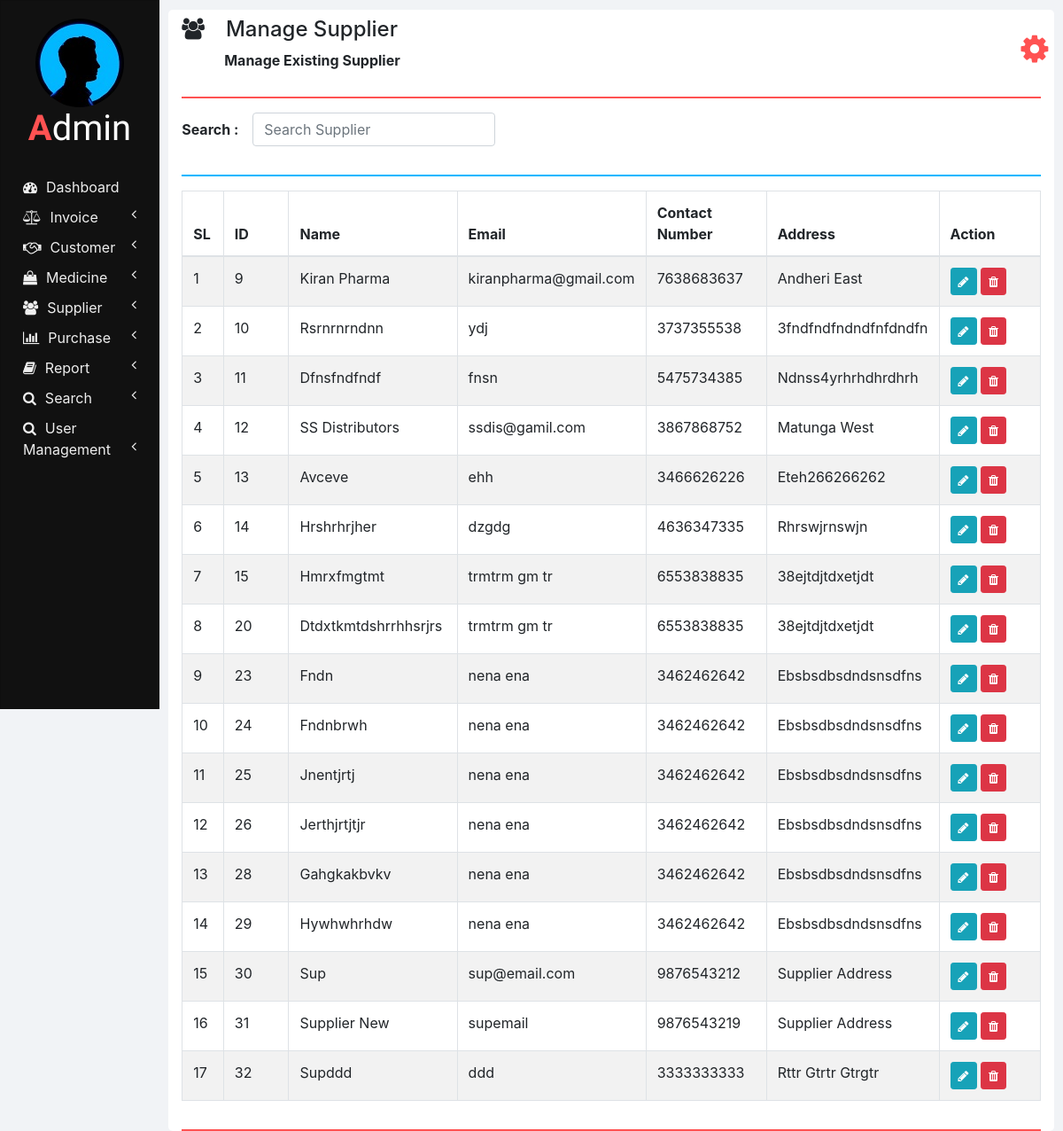
Screenshot of /manage_supplier.php (signed in) with the database file from the repository.
### tables this page shows
CREATE TABLE `suppliers` (
  `ID` int(11) NOT NULL,
  `NAME` varchar(100) NOT NULL,
  `EMAIL` varchar(100) NOT NULL,
  `CONTACT_NUMBER` varchar(10) NOT NULL,
  `ADDRESS` varchar(100) NOT NULL
);

### php/manage_supplier.php (the view, shortened to what this page needs)
<?php
  function showSuppliers($id) {
    require "db_connection.php";
    if($con) {
      $seq_no = 0;
      $query = "SELECT * FROM suppliers";
      $result = mysqli_query($con, $query);
      while($row = mysqli_fetch_array($result)) {
        $seq_no++;
        if($row['ID'] == $id)
          showEditOptionsRow($seq_no, $row);
        else
          showSupplierRow($seq_no, $row);
      }
    }
  }
  function showSupplierRow($seq_no, $row) {
    ?>
    <tr>
      <td><?php echo $seq_no; ?></td>
      <td><?php echo $row['ID'] ?></td>
      <td><?php echo $row['NAME']; ?></td>
      <td><?php echo $row['EMAIL']; ?></td>
      <td><?php echo $row['CONTACT_NUMBER']; ?></td>
      <td><?php echo $row['ADDRESS']; ?></td>
      <td>
        <button href="" class="btn btn-info btn-sm" onclick="editSupplier(<?php echo $row['ID']; ?>);">
          <i class="fa fa-pencil"></i>
        </button>
        <button class="btn btn-danger btn-sm" onclick="deleteSupplier(<?php echo $row['ID']; ?>);">
          <i class="fa fa-trash"></i>
        </button>
      </td>
    </tr>
    <?php
  }
  ?>

### css/sidenav.css (style rules this page uses)
body { background-color: #f1f3f6; }

### css/home.css (style rules this page uses)
html, body { height: 100vh; }

### rows the page displays
suppliers: seq_no "1", ID "9", NAME "Kiran Pharma", EMAIL "kiranpharma@gmail.com", CONTACT_NUMBER "7638683637", ADDRESS "Andheri East"
suppliers: seq_no "2", ID "10", NAME "Rsrnrnrndnn", EMAIL "ydj", CONTACT_NUMBER "3737355538", ADDRESS "3fndfndfndndfnfdndfn"
suppliers: seq_no "3", ID "11", NAME "Dfnsfndfndf", EMAIL "fnsn", CONTACT_NUMBER "5475734385", ADDRESS "Ndnss4yrhrhdhrdhrh"
suppliers: seq_no "4", ID "12", NAME "SS Distributors", EMAIL "ssdis@gamil.com", CONTACT_NUMBER "3867868752", ADDRESS "Matunga West"
suppliers: seq_no "5", ID "13", NAME "Avceve", EMAIL "ehh", CONTACT_NUMBER "3466626226", ADDRESS "Eteh266266262"
suppliers: seq_no "6", ID "14", NAME "Hrshrhrjher", EMAIL "dzgdg", CONTACT_NUMBER "4636347335", ADDRESS "Rhrswjrnswjn"
suppliers: seq_no "7", ID "15", NAME "Hmrxfmgtmt", EMAIL "trmtrm gm tr", CONTACT_NUMBER "6553838835", ADDRESS "38ejtdjtdxetjdt"
suppliers: seq_no "8", ID "20", NAME "Dtdxtkmtdshrrhhsrjrs", EMAIL "trmtrm gm tr", CONTACT_NUMBER "6553838835", ADDRESS "38ejtdjtdxetjdt"
suppliers: seq_no "9", ID "23", NAME "Fndn", EMAIL "nena ena", CONTACT_NUMBER "3462462642", ADDRESS "Ebsbsdbsdndsnsdfns"
suppliers: seq_no "10", ID "24", NAME "Fndnbrwh", EMAIL "nena ena", CONTACT_NUMBER "3462462642", ADDRESS "Ebsbsdbsdndsnsdfns"
suppliers: seq_no "11", ID "25", NAME "Jnentjrtj", EMAIL "nena ena", CONTACT_NUMBER "3462462642", ADDRESS "Ebsbsdbsdndsnsdfns"
suppliers: seq_no "12", ID "26", NAME "Jerthjrtjtjr", EMAIL "nena ena", CONTACT_NUMBER "3462462642", ADDRESS "Ebsbsdbsdndsnsdfns"
suppliers: seq_no "13", ID "28", NAME "Gahgkakbvkv", EMAIL "nena ena", CONTACT_NUMBER "3462462642", ADDRESS "Ebsbsdbsdndsnsdfns"
suppliers: seq_no "14", ID "29", NAME "Hywhwhrhdw", EMAIL "nena ena", CONTACT_NUMBER "3462462642", ADDRESS "Ebsbsdbsdndsnsdfns"
suppliers: seq_no "15", ID "30", NAME "Sup", EMAIL "sup@email.com", CONTACT_NUMBER "9876543212", ADDRESS "Supplier Address"
suppliers: seq_no "16", ID "31", NAME "Supplier New", EMAIL "supemail", CONTACT_NUMBER "9876543219", ADDRESS "Supplier Address"
suppliers: seq_no "17", ID "32", NAME "Supddd", EMAIL "ddd", CONTACT_NUMBER "3333333333", ADDRESS "Rttr Gtrtr Gtrgtr"

### other values shown
$heading "Manage Supplier"
$sub_heading "Manage Existing Supplier"
